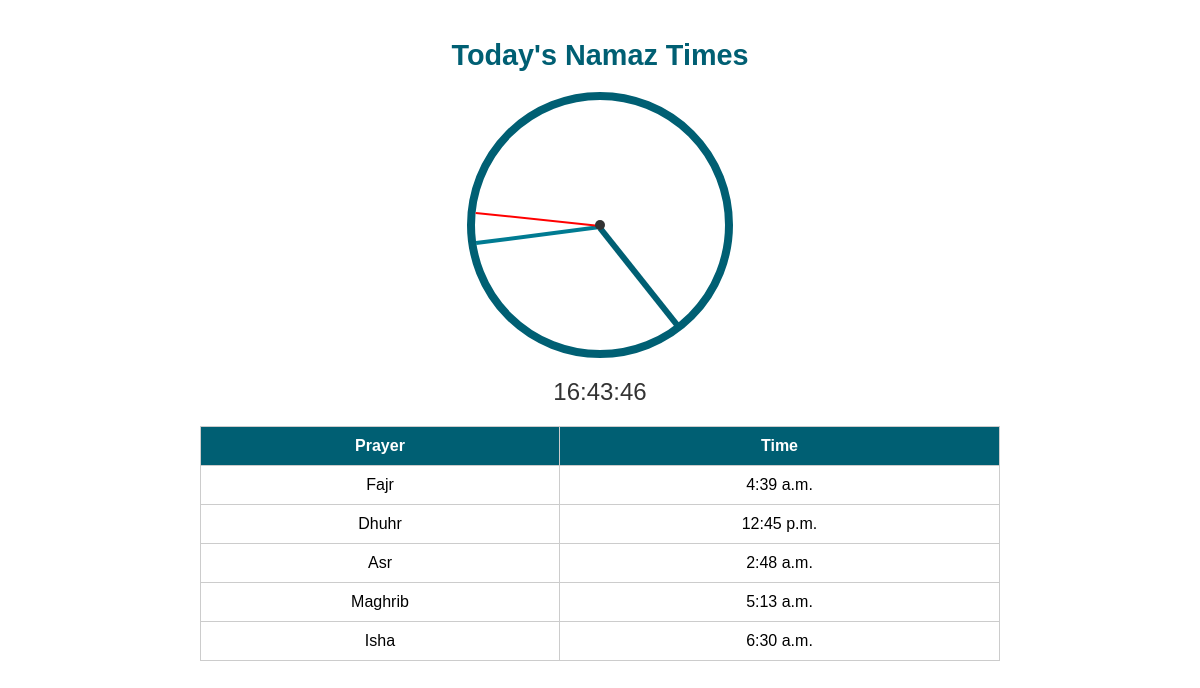
The app's page /namaz-times/, older data.
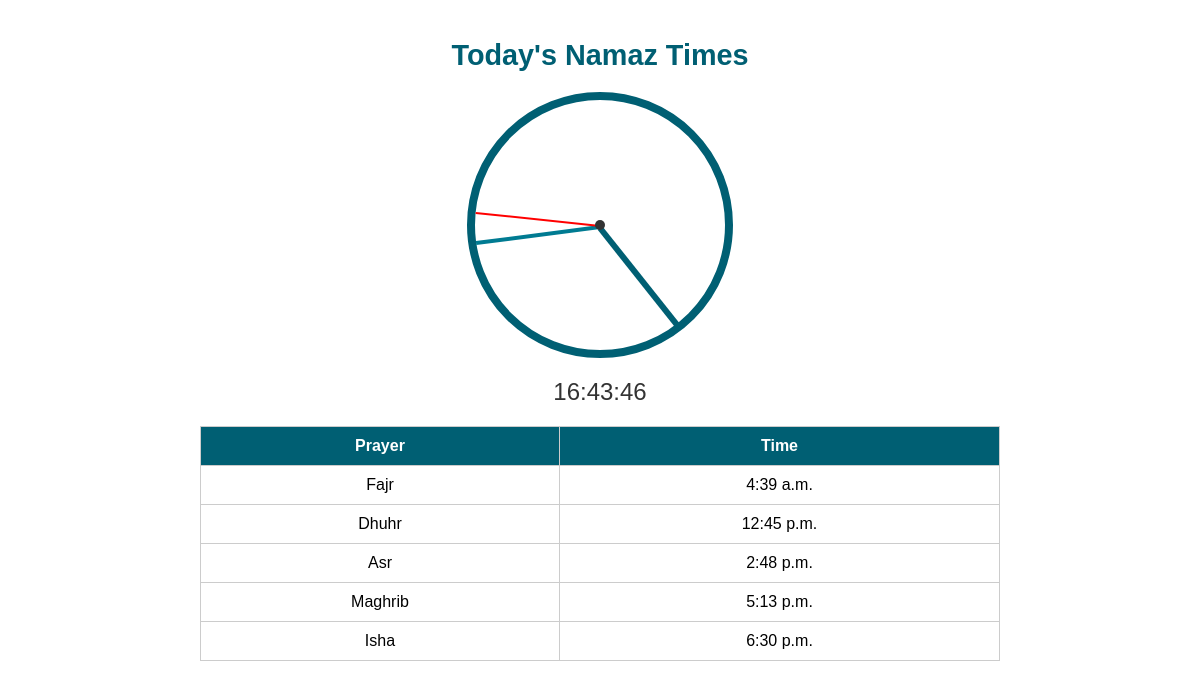
The same page, newer data.
### community_fund/models.py (models this page shows, shortened)
class NamazTime(models.Model):
    date = models.DateField()
    fajr_time = models.TimeField()
    dhuhr_time = models.TimeField()
    asr_time = models.TimeField()
    maghrib_time = models.TimeField()
    isha_time = models.TimeField()

### community_fund/views.py (the view)
# urls.py: path('namaz-times/', views.namaz_times_view, name='namaz_times'),
def namaz_times_view(request):
    today = date.today()
    namaz_times = NamazTime.objects.filter(date=today).first()  # Fetch today's namaz times
    context = {
        'namaz_times': namaz_times,
    }
    return render(request, 'namaz_times.html', context)

### community_fund/templates/namaz_times.html (shortened to what this page needs)
<!DOCTYPE html>
<html lang="en">
<head>
</head>
<body>
    <div class="container">
        <h1>Today's Namaz Times</h1>
        <div class="clock">
            <div class="hand hour" id="hour-hand"></div>
            <div class="hand minute" id="minute-hand"></div>
            <div class="hand second" id="second-hand"></div>
            <div class="center"></div>
        </div>
        <div class="digital-clock" id="digital-clock"></div>
        {% if namaz_times %}
        <table class="namaz-table">
            <thead>
                <tr>
                    <th>Prayer</th>
                    <th>Time</th>
                </tr>
            </thead>
            <tbody>
                <tr>
                    <td class="prayer-name">Fajr</td>
                    <td>{{ namaz_times.fajr_time }}</td>
                </tr>
                <tr>
                    <td class="prayer-name">Dhuhr</td>
                    <td>{{ namaz_times.dhuhr_time }}</td>
                </tr>
                <tr>
                    <td class="prayer-name">Asr</td>
                    <td>{{ namaz_times.asr_time }}</td>
                </tr>
                <tr>
                    <td class="prayer-name">Maghrib</td>
                    <td>{{ namaz_times.maghrib_time }}</td>
                </tr>
                <tr>
                    <td class="prayer-name">Isha</td>
                    <td>{{ namaz_times.isha_time }}</td>
                </tr>
            </tbody>
        </table>
        {% else %}
        <p style="text-align: center;">No namaz times available for today.</p>
        {% endif %}
    </div>
</body>
</html>

Row changes from the older to the newer data that the page shows:
changed NamazTime: asr_time "2:48 a.m." → "2:48 p.m."; maghrib_time "5:13 a.m." → "5:13 p.m."; isha_time "6:30 a.m." → "6:30 p.m."
